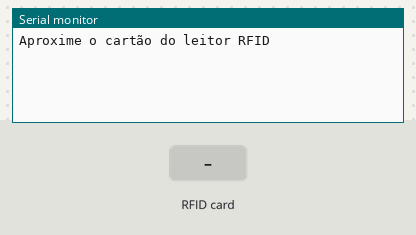
Bench run of a sketch on a simulated Arduino Uno, built with avr-gcc and run on an emulated ATmega328P. Shown: the last lines printed to the serial monitor. Inputs (shaded band) come from the test bench.

Above: at 1.2 s.
1.3 s: RFID card F7 29 67 C9 held to the reader
At 2.1 s:
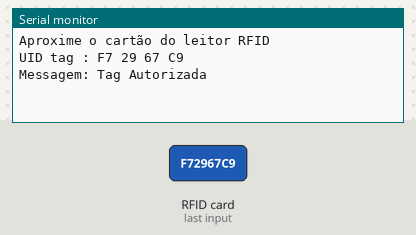
2.8 s: RFID card 5E 7A 19 C4 held to the reader
At 5.8 s:
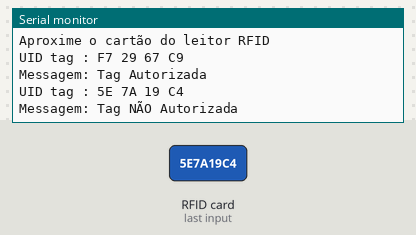

The sketch:

RFID_SENSOR.ino
```cpp
#include <SPI.h>
#include <MFRC522.h>

#define SS_PIN 10
#define RST_PIN 9
MFRC522 mfrc522(SS_PIN, RST_PIN);   // Cria a instancia MFRC522.

#define TAG_AUTORIZADA "F7 29 67 C9"

void setup()
{
  Serial.begin(9600);   // Inicializa a comunicação serial
  SPI.begin();      // Inicializa o SPI Bus
  mfrc522.PCD_Init();   // Inicializa MFRC522
  Serial.println("Aproxime o cartão do leitor RFID");
  Serial.println();

}
void loop()
{
  // Procurando novos cartões
  if ( ! mfrc522.PICC_IsNewCardPresent())  {
    return;
  }
  // Selecionando algum cartão
  if ( ! mfrc522.PICC_ReadCardSerial())  {
    return;
  }
  //Mostrar a UID na serial
  Serial.print("UID tag :");
  String content = "";
  byte letter;
  for (byte i = 0; i < mfrc522.uid.size; i++)  {
    Serial.print(mfrc522.uid.uidByte[i] < 0x10 ? " 0" : " ");
    Serial.print(mfrc522.uid.uidByte[i], HEX);
    content.concat(String(mfrc522.uid.uidByte[i] < 0x10 ? " 0" : " "));
    content.concat(String(mfrc522.uid.uidByte[i], HEX));
  }
  Serial.println();
  Serial.print("Messagem: ");
  content.toUpperCase();
  if (content.substring(1) == TAG_AUTORIZADA) {
    Serial.println("Tag Autorizada");
    Serial.println();
    delay(3000);
  }  else   {
    Serial.println("Tag NÃO Autorizada");
    Serial.println();
    delay(3000);
  }
}
```

Measured:
- after the input at 1.3 s, the serial monitor: prints a new line at once (image 1)
- after the input at 2.8 s, the serial monitor: prints a new line after 1.5 s (image 2)
